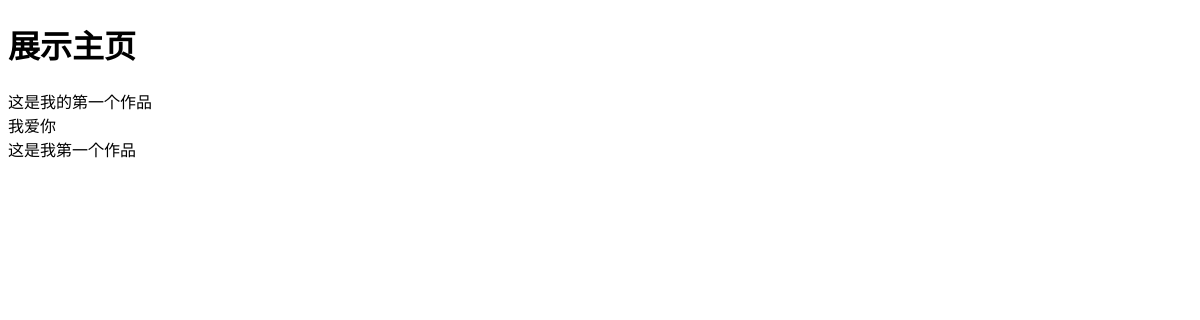
Before: / with the older database file.
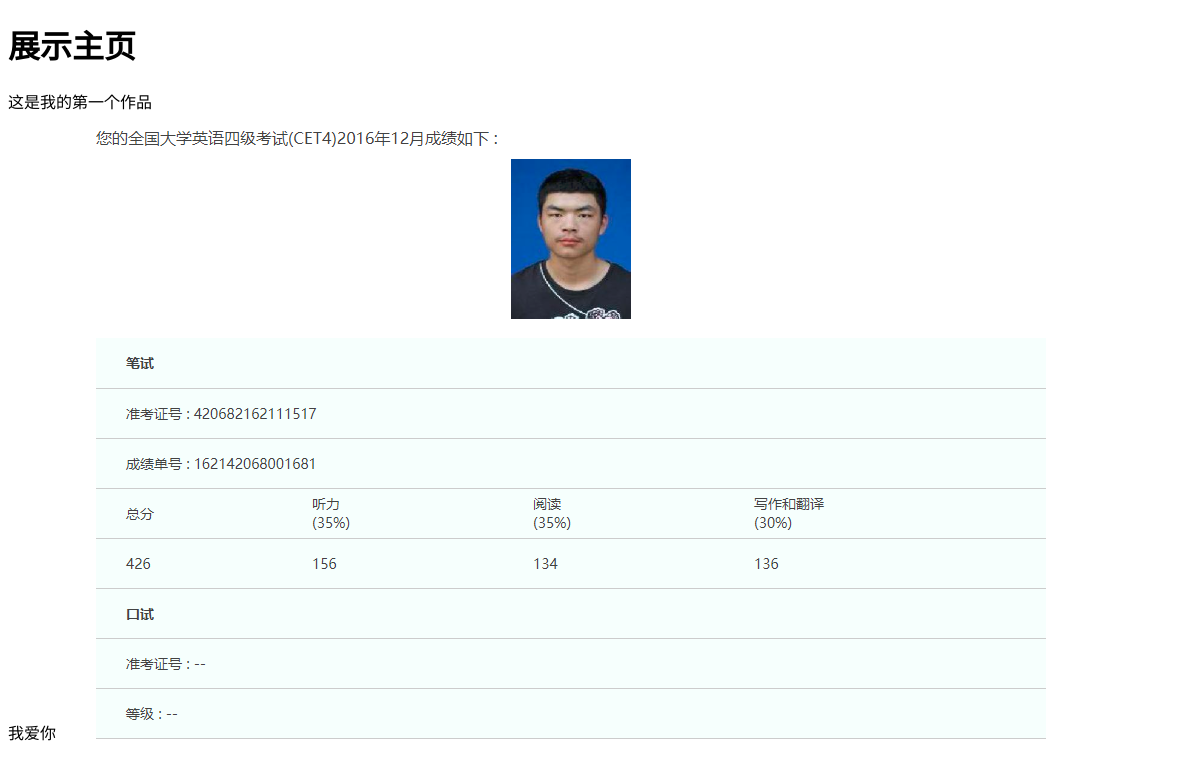
After: the same page with the newer database file.
### gallery/models.py (models this page shows, shortened)
class Gallery(models.Model):
    description = models.CharField(default='在这里写作品的简介',max_length=100)   #描述功能 最大限制字数100
    image = models.ImageField(default = 'default.png',upload_to='images/') #默认图片默认路径
    title = models.CharField(default = '作品标题',max_length=50)

### untitled1/views.py (the view)
# urls.py: 2. Add a URL to urlpatterns:  path('', views.home, name='home')
def home(request):
    gallerys = Gallery.objects  #将变量传递过来的这个变量，将这个描述
    return render(request,'home.html',{'gallerys':gallerys}) #用字典传递到html中

### templates/home.html (shortened to what this page needs)
<!DOCTYPE html>
<html lang="en">
<head>
        <h1>展示主页</h1>
    {% for i in gallerys.all %}
        {{ i.description }}
        <img src="{{ i.image.url }}" alt="">
        <br>
    {% endfor %}
</head>
<body>
</body>
</html>

Changed rows visible on the page:
removed Gallery: description "这是我第一个作品"
changed Gallery "我爱你": image: picture added
